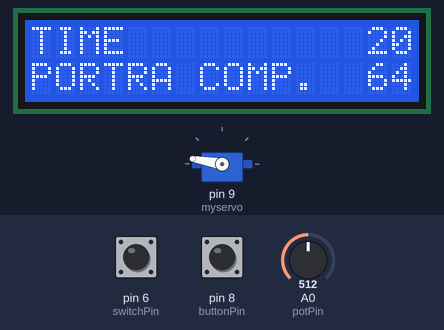
Bench run of a sketch on a simulated Arduino Uno, built with avr-gcc and run on an emulated ATmega328P. Parts: servo, 16×2 character LCD. The inputs (shaded band) are chosen by the test bench; at power-on: pin 8 (buttonPin) HIGH, pin 6 (switchPin) HIGH, A0 (potPin) = 512.

Above: at 1.2 s.
1.3 s: pin 8 (buttonPin) pulled LOW for 0.15 s
At 3.1 s:
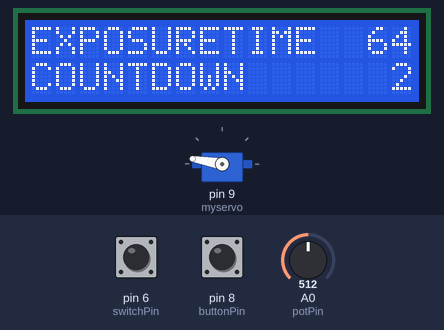
3.8 s: pin 8 (buttonPin) pulled LOW for 1 s
At 4.6 s:
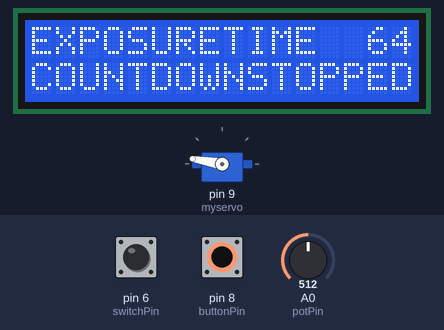
6.3 s: pin 6 (switchPin) pulled LOW for 0.15 s
At 6.38 s:
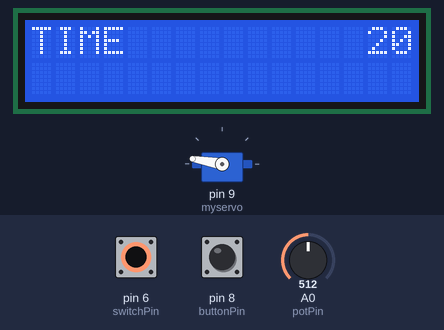
7.9 s: pin 8 (buttonPin) pulled LOW for 0.15 s
At 10.88 s:
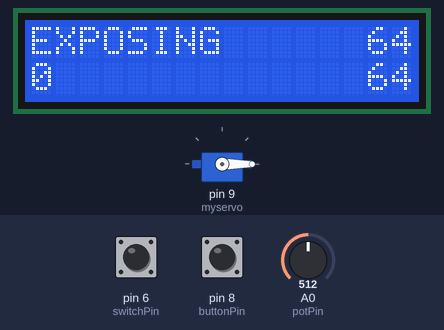
11.0 s: pin 8 (buttonPin) pulled LOW for 3.2 s
At 11.8 s:
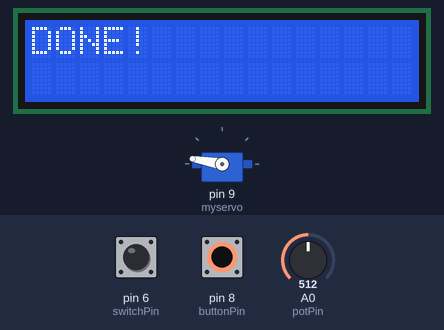
15.7 s: A0 (potPin) set to 716
At 16.0 s:
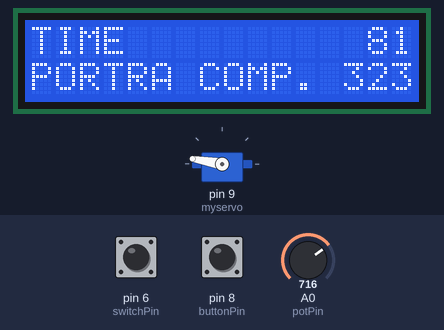
Timing chart, 0 to 18.2 s (numbered marks = the images above; inputs shaded):
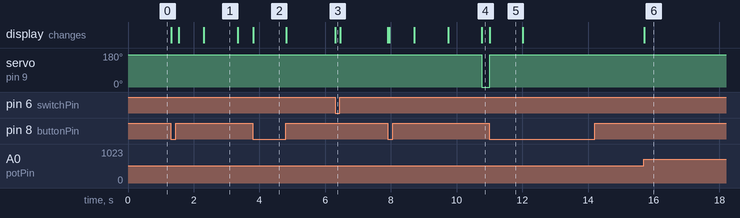

The sketch:

exposure_buddy.ino
```cpp
/*
(Analog) camera helper: Exposure setter using cable shutter.


Features:
- Servo to "(un)press" the cable shutter -> https://www.arduino.cc/en/reference/servo

- Rotary encoder for all the settings
- Potentiometer -> https://www.arduino.cc/en/tutorial/AnalogInput

- Start/stop button


- Nokia 5110 monochrome screen 84x48 -> (Hacky, no level shifters!) https://create.arduino.cc/projecthub/muhammad-aqib/interfacing-nokia-5110-lcd-with-arduino-7bfcdd
- Hitachi HD44780 -> https://www.arduino.cc/en/Tutorial/HelloWorld

 The circuit:
 * LCD RS pin to digital pin 12
 * LCD Enable pin to digital pin 11
 * LCD D4 pin to digital pin 5
 * LCD D5 pin to digital pin 4
 * LCD D6 pin to digital pin 3
 * LCD D7 pin to digital pin 2
 * LCD R/W pin to ground
 * LCD VSS pin to ground
 * LCD VCC pin to 5V
 * 10K resistor:
 * ends to +5V and ground
 * wiper to LCD VO pin (pin 3)
*/

#include <Servo.h>

Servo myservo;  // create servo object to control a servo
// twelve servo objects can be created on most boards

//PCD8544 lcd;


// include the library code: HD44780
#include <LiquidCrystal.h>

enum state{setting, countdown, exposure_timer} systemState;

// initialize the library with the numbers of the interface pins
LiquidCrystal lcd(12, 11, 5, 4, 3, 2);


int potPin = A0;    // change value
int potVal = 0;
int roundedExposureTime = 0;  // rounded to 1/3 stops
float reciprocityCorrectionStops = 0;
int roundedExposureTimeReciprocity = 0;  // rounded to 1/3 stops

int buttonPin = 8;  // start/stop
int prevButtonVal = 0;
int buttonVal = 0;

int switchPin = 6;  // switch compensation for reciprocity failure
int prevSwitchVal = 0;
int switchVal = 0;

//int pos = 0;    // variable to store the servo position

int servoPosOff = 170;
int servoPosOn = 0;

//
unsigned long exposureTime = 0;
unsigned long countDownDurationMillis = 3000;

unsigned long stopCountDownMillis = 0;
unsigned long startExposureTimeMillis = 0;
unsigned long stopExposureTimeMillis = 0;

unsigned long currentMillis = 0;

char s[16];

void setup() {
  myservo.attach(9);  // attaches the servo on pin 9 to the servo object
  //lcd.begin(84, 48);  // nokia
  myservo.write(servoPosOff);

  // set up the LCD's number of columns and rows:
  lcd.begin(16, 2);

  pinMode(buttonPin, INPUT);           // set pin to input
  digitalWrite(buttonPin, HIGH);

  pinMode(switchPin, INPUT);           // set pin to input
  digitalWrite(switchPin, HIGH);

  systemState = setting;
}

void loop() {
  /*lcd.setCursor(0, 0);
  lcd.print("   WELCOME  ");
  lcd.setCursor(0, 1);
  lcd.print("     To");
  lcd.setCursor(0,2);
  lcd.print("blabla");
  */
  potVal = analogRead(potPin);    // read the value from the sensor
  prevButtonVal = buttonVal;
  buttonVal = digitalRead(buttonPin);
  prevSwitchVal = switchVal;
  switchVal = digitalRead(switchPin);
  // most ugly debouncing ever
  /*if (prevButtonVal != buttonVal)
  {
    delay(100);
  }*/
  currentMillis = millis();
  roundedExposureTime = round(pow(2, float(round((float(potVal) / 115) * 3)) / 3));  // resize roughly 0-1000 to 0-9, then round to 1/3's
  reciprocityCorrectionStops = 0.5167 * log(pow(2, float(potVal) / 115)) - 0.2; // kodak portra 400, from: https://www.flickr.com/groups/477426@N23/discuss/72157635197694957/
  roundedExposureTimeReciprocity = round(pow(2, float(round(((float(potVal) / 115) + reciprocityCorrectionStops) * 3)) / 3));

  switch (systemState)
  {
     case setting:
        if (prevSwitchVal != switchVal) {
          lcd.clear();
        }
        sprintf(s, "TIME        %4d", roundedExposureTime);
        lcd.setCursor(0, 0);
        lcd.print(s);
        if (switchVal)
        {
          sprintf(s, "PORTRA COMP.%4d", roundedExposureTimeReciprocity);
          lcd.setCursor(0, 1);
          lcd.print(s);
        }
        if ((prevButtonVal == 1) && (buttonVal == 0))
        {
          if (switchVal)
          {
            exposureTime = roundedExposureTimeReciprocity;
          } else {
            exposureTime = roundedExposureTime;
          }
          stopCountDownMillis = currentMillis + countDownDurationMillis;
          myservo.write(servoPosOff);
          lcd.clear();
          systemState = countdown;
        }
        break;

     case countdown:
        sprintf(s, "EXPOSURETIME%4d", exposureTime);
        lcd.setCursor(0, 0);
        lcd.print(s);

        sprintf(s, "COUNTDOWN   %4d", min(1 + (stopCountDownMillis - currentMillis) / 1000, 9999));
        lcd.setCursor(0, 1);
        lcd.print(s);
        if ((prevButtonVal == 1) && (buttonVal == 0))
        {
          lcd.setCursor(0, 1);
          lcd.print("COUNTDOWNSTOPPED");
          delay(1000);
          lcd.clear();
          systemState = setting;
        }
        if (currentMillis > stopCountDownMillis)
        {
          startExposureTimeMillis = currentMillis;
          stopExposureTimeMillis = currentMillis + exposureTime * 1000;
          myservo.write(servoPosOn);
          lcd.clear();
          systemState = exposure_timer;
        }
        break;

     case exposure_timer:
        sprintf(s, "EXPOSING    %4d", min(exposureTime, 9999));
        lcd.setCursor(0, 0);
        lcd.print(s);
        lcd.setCursor(0, 1);
        lcd.print(min((currentMillis - startExposureTimeMillis) / 1000, 9999));
        sprintf(s, "%4d", min((stopExposureTimeMillis - currentMillis) / 1000, 9999));
        lcd.setCursor(12, 1);
        lcd.print(s);
        if ((currentMillis > stopExposureTimeMillis) || ((prevButtonVal == 1) && (buttonVal == 0)))
        {
          myservo.write(servoPosOff);
          lcd.clear();
          lcd.write("DONE!");
          delay(1000);
          lcd.clear();
          systemState = setting;
        }
        break;
  }


  //myservo.write(170);              // tell servo to go to position in variable 'pos'
  //delay(5000);                       // waits 15ms for the servo to reach the position
  //myservo.write(0);              // tell servo to go to position in variable 'pos'
  //delay(5000);                       // waits 15ms for the servo to reach the position
}
```

Measured:
- after the input at 1.3 s, the display: first changes at once (image 1 shows a later state)
- after the input at 3.8 s, servo on pin 9 (myservo): stays 170° (without the input it goes to 0° after 0.57 s); the display: changes at once (image 2)
- after the input at 6.3 s, the display: changes at once (image 3)
- after the input at 7.9 s, servo on pin 9 (myservo): 170° → 0° after 2.9 s; the display: first changes at once (image 4 shows a later state)
- after the input at 11.0 s, servo on pin 9 (myservo): 0° → 170° at once; the display: changes at once (image 5)
- after the input at 15.7 s, the display: changes at once (image 6)
- what the display in image 1 shows lasts 1.0 s, from 2.3 s to 3.3 s
